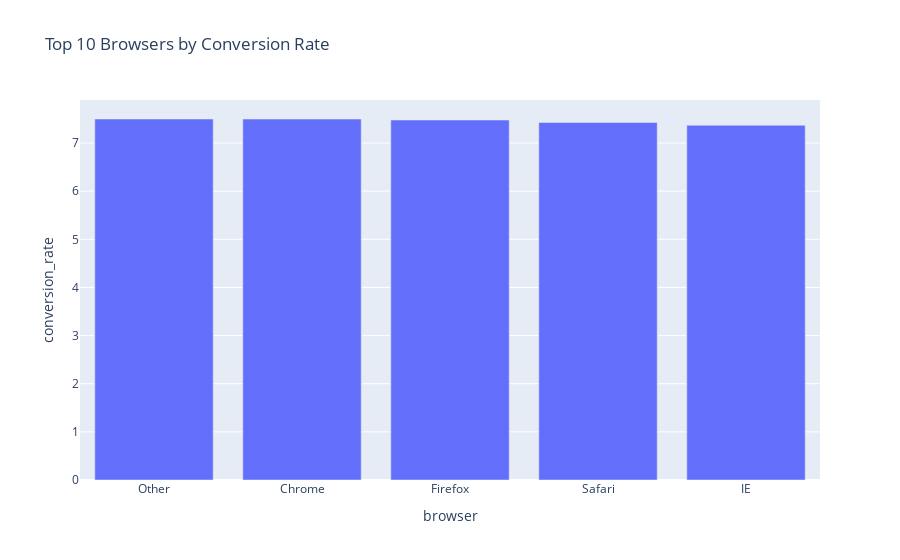

The code cell stored with this chart in its notebook:
### Code cell
# Group the data by browser and calculate user behavior metrics
browser_stats = events.groupby('browser').agg({
    'event_type': 'count',  # Total interactions
    'event_type': lambda x: (x == 'purchase').sum() / len(x)  # Purchase conversion rate
}).rename(columns={'event_type': 'conversion_rate'}).reset_index()

# Convert conversion rate to percentage
browser_stats['conversion_rate'] = browser_stats['conversion_rate'] * 100

# Sort the data in descending order based on conversion rate
browser_stats = browser_stats.sort_values(by='conversion_rate', ascending=False)

# Plot top 10 browsers based on conversion rate
top_10_browsers = browser_stats.head(10)
fig_browser = px.bar(top_10_browsers, x='browser', y='conversion_rate', title='Top 10 Browsers by Conversion Rate')
fig_browser.show()

### Figure 1 — Plotly figure (JSON) as saved in the notebook; plotly's stock layout.template omitted (floating-point values rounded to 4 significant figures)
{"data": [{"alignmentgroup": "True", "hovertemplate": "browser=%{x}<br>conversion_rate=%{y}<extra></extra>", "legendgroup": "", "marker": {"color": "#636efa", "pattern": {"shape": ""}}, "name": "", "offsetgroup": "", "orientation": "v", "showlegend": false, "textposition": "auto", "type": "bar", "x": ["Other", "Chrome", "Firefox", "Safari", "IE"], "xaxis": "x", "y": [7.499, 7.498, 7.479, 7.428, 7.369], "yaxis": "y"}], "layout": {"barmode": "relative", "legend": {"tracegroupgap": 0}, "title": {"text": "Top 10 Browsers by Conversion Rate"}, "xaxis": {"anchor": "y", "domain": [0, 1], "title": {"text": "browser"}}, "yaxis": {"anchor": "x", "domain": [0, 1], "title": {"text": "conversion_rate"}}}}
